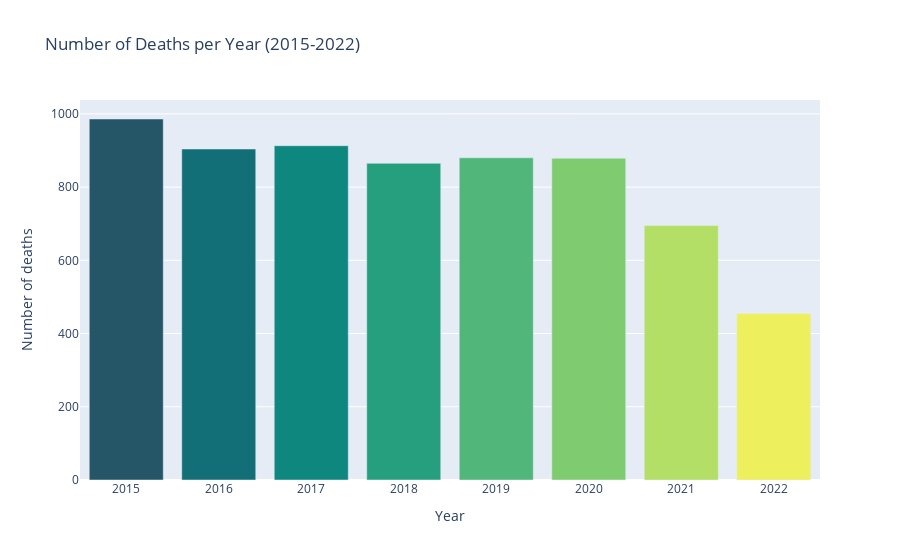

Notebook code cell kept with this figure:
### Code cell
fig = px.bar(x=no_deaths_per_year.index,
            y=no_deaths_per_year.deaths,
            color=no_deaths_per_year.index,
             color_continuous_scale='Aggrnyl',
            title='Number of Deaths per Year (2015-2022)'
            )
fig.update_layout(coloraxis_showscale=False, yaxis_title='Number of deaths', xaxis_title='Year')
fig.show()

### Figure 1 — Plotly figure (JSON) as saved in the notebook; plotly's stock layout.template omitted (floating-point values rounded to 4 significant figures)
{"data": [{"alignmentgroup": "True", "hovertemplate": "x=%{x}<br>y=%{y}<br>color=%{marker.color}<extra></extra>", "legendgroup": "", "marker": {"color": [2015, 2016, 2017, 2018, 2019, 2020, 2021, 2022], "coloraxis": "coloraxis", "pattern": {"shape": ""}}, "name": "", "offsetgroup": "", "orientation": "v", "showlegend": false, "textposition": "auto", "type": "bar", "x": [2015, 2016, 2017, 2018, 2019, 2020, 2021, 2022], "xaxis": "x", "y": [986, 904, 913, 865, 880, 879, 695, 455], "yaxis": "y"}], "layout": {"barmode": "relative", "coloraxis": {"colorbar": {"title": {"text": "color"}}, "colorscale": [[0, "rgb(36, 86, 104)"], [0.1667, "rgb(15, 114, 121)"], [0.3333, "rgb(13, 143, 129)"], [0.5, "rgb(57, 171, 126)"], [0.6667, "rgb(110, 197, 116)"], [0.8333, "rgb(169, 220, 103)"], [1, "rgb(237, 239, 93)"]], "showscale": false}, "legend": {"tracegroupgap": 0}, "title": {"text": "Number of Deaths per Year (2015-2022)"}, "xaxis": {"anchor": "y", "domain": [0, 1], "title": {"text": "Year"}}, "yaxis": {"anchor": "x", "domain": [0, 1], "title": {"text": "Number of deaths"}}}}
